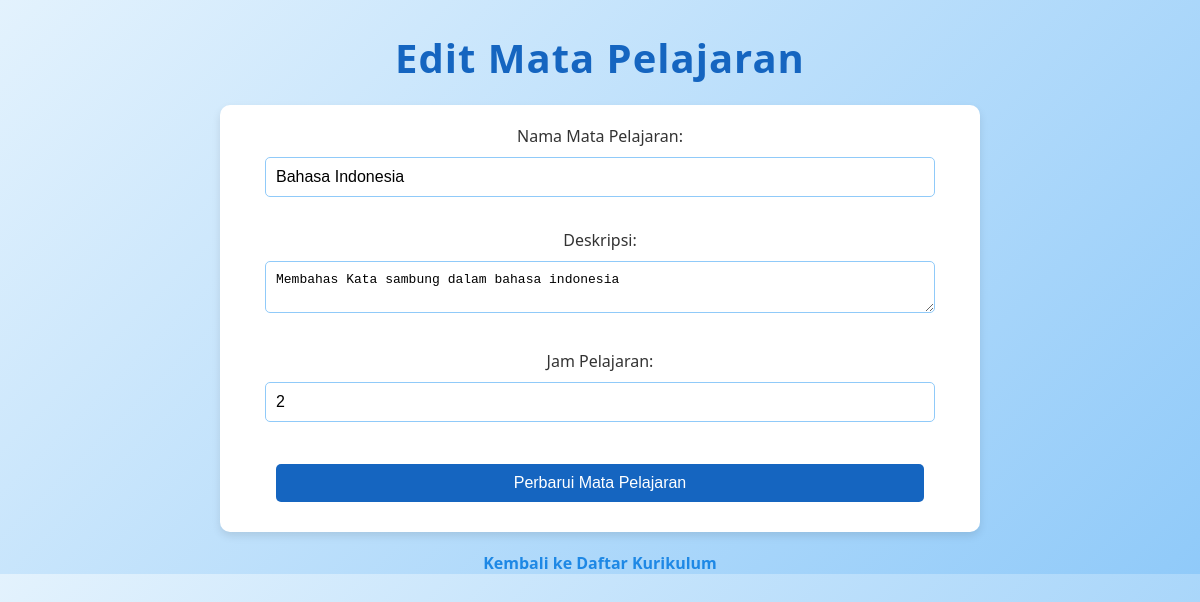
The app's page /edit.php?id=4 with its own data.
### tables this page shows
CREATE TABLE subjects (
        id INTEGER PRIMARY KEY AUTOINCREMENT,
        subject_name TEXT,
        description TEXT,
        hours INTEGER
    );

### edit.php (the view, shortened to what this page needs)
<?php require 'db.php';
$id = $_GET['id'];
$stmt = $db->prepare("SELECT * FROM subjects WHERE id = ?");
$stmt->execute([$id]);
$row = $stmt->fetch(PDO::FETCH_ASSOC);
?>
<!DOCTYPE html>
<html lang="en">
<head>
    <link rel="stylesheet" href="style.css">
</head>
<body>
    <h1>Edit Mata Pelajaran</h1>
    <form action="edit.php?id=<?php echo $row['id']; ?>" method="POST">
        <label for="subject_name">Nama Mata Pelajaran:</label> <br>
        <input type="text" name="subject_name" value="<?php echo htmlspecialchars($row['subject_name']); ?>" required><br><br>
        <label for="description">Deskripsi:</label><br>
        <textarea name="description" required><?php echo htmlspecialchars($row['description']); ?></textarea><br><br>
        <label for="hours">Jam Pelajaran:</label><br>
        <input type="number" name="hours" value="<?php echo htmlspecialchars($row['hours']); ?>" required><br><br>
        <button type="submit">Perbarui Mata Pelajaran</button>
    </form>
    <a href="index.php">Kembali ke Daftar Kurikulum</a>
</body>
</html>

### style.css (style rules this page uses)
body { font-family: 'Segoe UI', Tahoma, Geneva, Verdana, sans-serif; background: linear-gradient(135deg, #e3f2fd, #90caf9); margin: 0; padding: 0; text-align: center; color: #333; }
h1 { font-size: 2.5em; color: #1565c0; margin-top: 30px; margin-bottom: 20px; letter-spacing: 1px; }
form { background-color: #fff; border-radius: 10px; padding: 20px; width: 60%; margin: 20px auto; box-shadow: 0 4px 8px rgba(0, 0, 0, 0.1); }
input, textarea, button { width: 90%; padding: 10px; margin: 10px 0; border-radius: 5px; border: 1px solid #90caf9; font-size: 1em; }
button { background-color: #1565c0; color: #fff; border: none; cursor: pointer; transition: background-color 0.3s; }
a { color: #1e88e5; text-decoration: none; font-weight: bold; transition: color 0.3s; }

### records on screen
subjects: subject_name "Bahasa Indonesia", description "Membahas Kata sambung dalam bahasa indonesia", hours "2"
